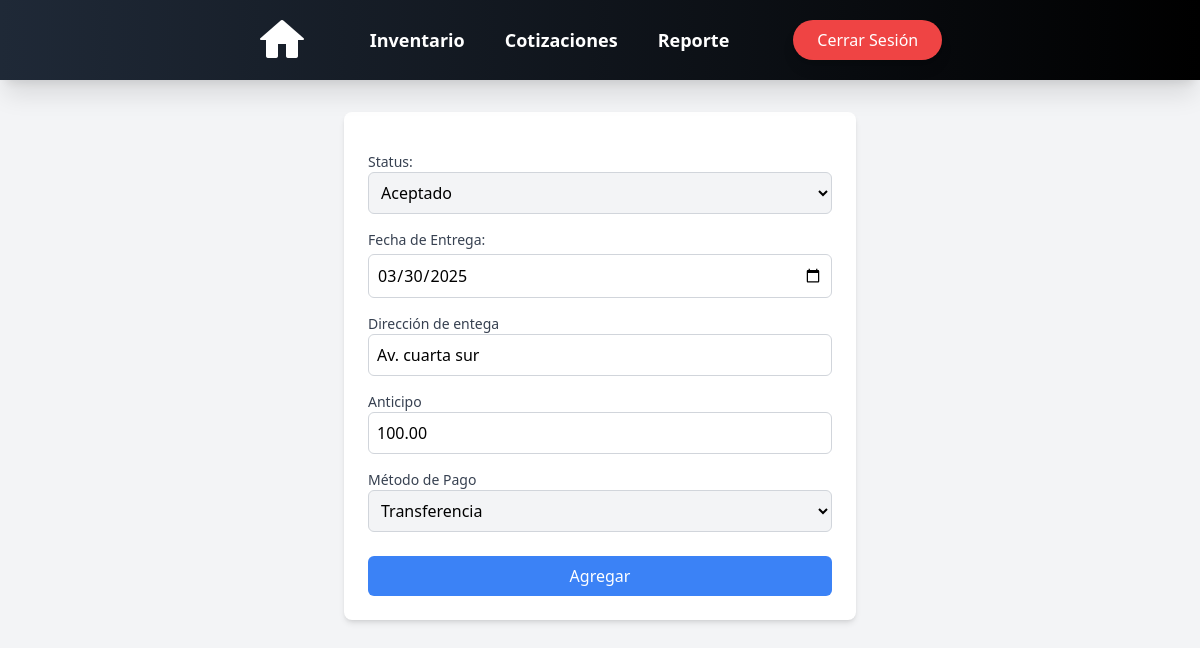
/quotes/update/COT01/ (signed in), run on an earlier commit of the app's database.
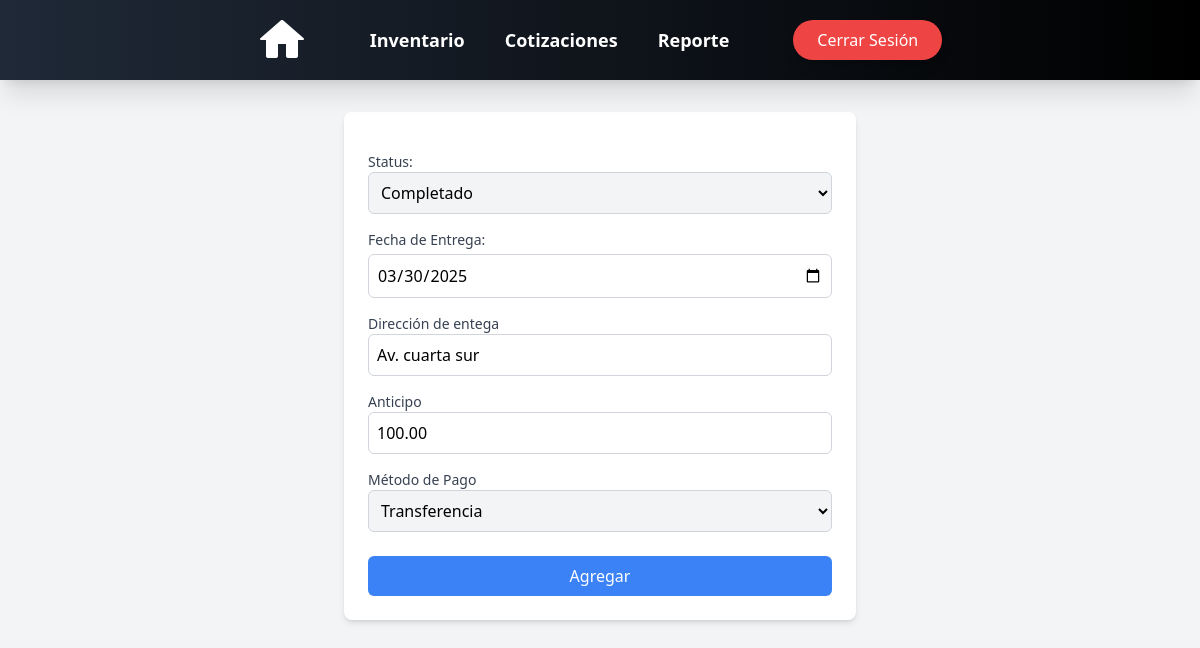
And on a later commit of the database.
### cotizaciones/models.py (models this page shows, shortened)
class Cotizaciones(models.Model):
    id = models.CharField(max_length=10, primary_key=True, unique=True, blank=False, null=False)
    cliente = models.CharField(max_length=50, blank=False, null=True)
    telefono = models.IntegerField(blank=False, null=True)
    fecha = models.DateField(auto_now=False, auto_now_add=False)
    fecha_propuesta = models.DateField(auto_now=False, auto_now_add=False)
    fecha_entrega = models.DateField(auto_now=False, auto_now_add=False, null=True, blank=True)
    direccion_entrega = models.CharField(max_length=50, default='Pendiente')
    servicio_envio = models.CharField(max_length=100, default="TGZ")
    costo_envio = models.DecimalField(max_digits=10, decimal_places=2, blank=False, null=True, default=0)
    total = models.DecimalField(max_digits=10, decimal_places=2, default=0.0)  # Total sin IVA
    total_Civa = models.DecimalField(max_digits=10, decimal_places=2, default=0.0)
    status = models.CharField(max_length=20, blank=False, null=False, default='Pendiente')
    anticipo = models.DecimalField(max_digits=10, decimal_places=2, default=0.0)
    restante = models.DecimalField(max_digits=10, decimal_places=2, default=0.0)
    metodo_pago = models.CharField(max_length=20, null=False, default='No')
    iva = models.DecimalField(max_digits=10, decimal_places=2, default=0.0)

### cotizaciones/views.py (the view, shortened to what this page needs)
# urls.py: path('update/<str:id>/',update_quote,name='update_quote' ),
def update_quote(request, id):
    quote = get_object_or_404(Cotizaciones, id=id)
    context = {"quote": quote}
    return render(request, 'quotes/formUpdate.html', context)

### users/context_processors.py (called while the page is built)
def empleado_context(request):
    if request.user.is_authenticated:
        empleado = request.user.groups.filter(name='Empleado').exists()
    else:
        empleado = False  # Si no está autenticado, no es parte del grupo
    return {'empleado': empleado}

### templates/quotes/formUpdate.html (shortened to what this page needs)
<!DOCTYPE html>
<html lang="es">
<head>
</head>
<body class="bg-gray-100 p-8">
{% include 'nav_bar.html' %}
<form method="POST" class="max-w-lg mx-auto bg-white p-6 rounded-lg shadow-md mt-20">
    <label for="status" class="block mt-4 text-sm font-medium text-gray-700">Status:</label>
    <select name="status" id="status" required
            class="w-full p-2 border border-gray-300 bg-gray-100 rounded-md">
        <option value="Aceptado" {% if quote.status == "Aceptado" %}selected{% endif %}>Aceptado</option>
        <option value="Completado" {% if quote.status == "Completado" %}selected{% endif %}>Completado</option>
    </select>
    <div>
        <label for="fecha_entrega" class="block mt-4 text-sm font-medium text-gray-700">Fecha de Entrega:</label>
        <input type="date" name="fecha_entrega" id="fecha_entrega" value="{{ quote.fecha_entrega|date:'Y-m-d'|default:'' }}"
               class="mt-1 block w-full p-2 border border-gray-300 rounded-md focus:ring-blue-500 focus:border-blue-500">
    </div>
    <label for="direccion_entrega" class="block mt-4 text-sm font-medium text-gray-700">Dirección de entega</label>
    <input type="text" name="direccion_entrega" id="direccion_entrega" value="{{ quote.direccion_entrega }}" required
           class="w-full p-2 border border-gray-300 rounded-md focus:ring focus:ring-blue-300">
    <label for="anticipo" class="block mt-4 text-sm font-medium text-gray-700">Anticipo</label>
    <input type="number" step="0.01" name="anticipo" id="anticipo" value="{{ quote.anticipo }}" required
           class="w-full p-2 border border-gray-300 rounded-md focus:ring focus:ring-blue-300">
    <label for="metodo_pago" class="block mt-4 text-sm font-medium text-gray-700">Método de Pago</label>
    <select name="metodo_pago" id="metodo_pago" required
            class="w-full p-2 border border-gray-300 bg-gray-100 rounded-md">
        <option value="Transferencia" {% if quote.metodo_pago == "Transferencia" %}selected{% endif %}>Transferencia</option>
    </select>
    <button type="submit" class="mt-6 w-full bg-blue-500 text-white py-2 px-4 rounded-md hover:bg-blue-600">Agregar</button>
</form>
</body>
</html>

What changed in the data, as far as the page shows it:
changed Cotizaciones "Av. cuarta sur": status "Aceptado" → "Completado"
